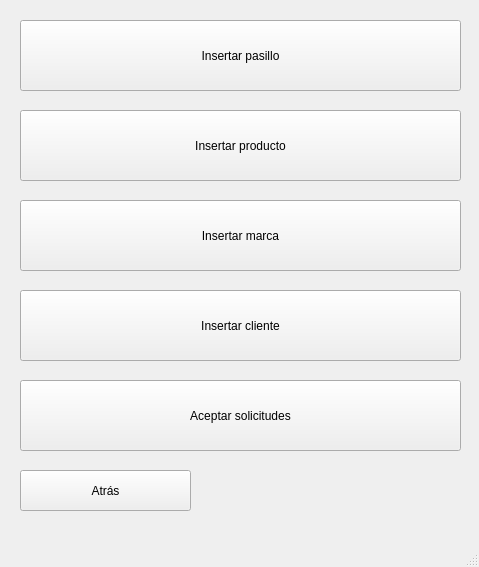
<?xml version="1.0" encoding="UTF-8"?>
<ui version="4.0">
 <class>window_insert</class>
 <widget class="QMainWindow" name="window_insert">
  <property name="geometry">
   <rect>
    <x>0</x>
    <y>0</y>
    <width>479</width>
    <height>567</height>
   </rect>
  </property>
  <property name="windowTitle">
   <string>MainWindow</string>
  </property>
  <widget class="QWidget" name="centralwidget">
   <widget class="QPushButton" name="back">
    <property name="geometry">
     <rect>
      <x>20</x>
      <y>470</y>
      <width>171</width>
      <height>41</height>
     </rect>
    </property>
    <property name="text">
     <string>Atrás</string>
    </property>
   </widget>
   <widget class="QPushButton" name="insertarMarca">
    <property name="geometry">
     <rect>
      <x>20</x>
      <y>200</y>
      <width>441</width>
      <height>71</height>
     </rect>
    </property>
    <property name="text">
     <string>Insertar marca</string>
    </property>
   </widget>
   <widget class="QPushButton" name="insertarProd">
    <property name="geometry">
     <rect>
      <x>20</x>
      <y>110</y>
      <width>441</width>
      <height>71</height>
     </rect>
    </property>
    <property name="text">
     <string>Insertar producto</string>
    </property>
   </widget>
   <widget class="QPushButton" name="insertarCliente">
    <property name="geometry">
     <rect>
      <x>20</x>
      <y>290</y>
      <width>441</width>
      <height>71</height>
     </rect>
    </property>
    <property name="text">
     <string>Insertar cliente</string>
    </property>
   </widget>
   <widget class="QPushButton" name="insertarPas">
    <property name="geometry">
     <rect>
      <x>20</x>
      <y>20</y>
      <width>441</width>
      <height>71</height>
     </rect>
    </property>
    <property name="text">
     <string>Insertar pasillo</string>
    </property>
   </widget>
   <widget class="QPushButton" name="solicitudes">
    <property name="geometry">
     <rect>
      <x>20</x>
      <y>380</y>
      <width>441</width>
      <height>71</height>
     </rect>
    </property>
    <property name="text">
     <string>Aceptar solicitudes</string>
    </property>
   </widget>
  </widget>
  <widget class="QMenuBar" name="menubar">
   <property name="geometry">
    <rect>
     <x>0</x>
     <y>0</y>
     <width>479</width>
     <height>17</height>
    </rect>
   </property>
  </widget>
  <widget class="QStatusBar" name="statusbar"/>
 </widget>
 <resources/>
 <connections/>
</ui>
